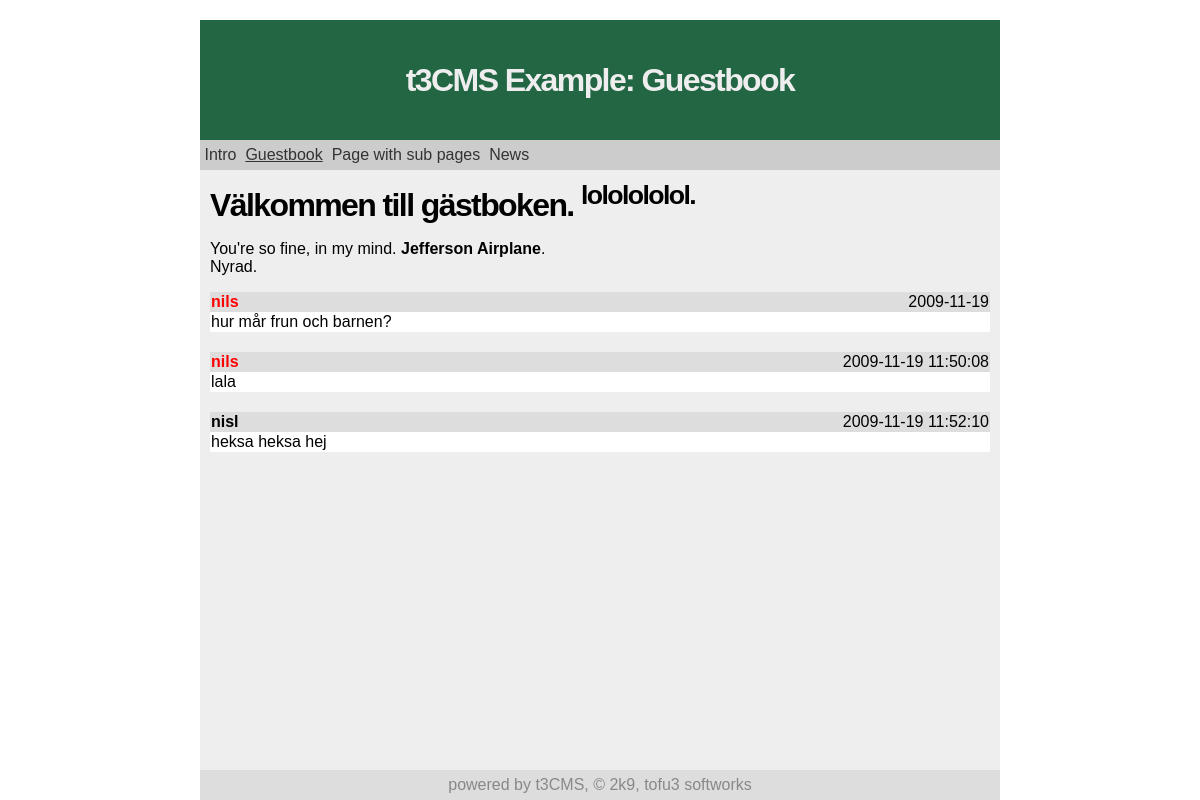
Page /?page=guestbook on the committed database.
### tables this page shows
CREATE TABLE "settings" ("name" TEXT check(typeof("name") = 'text') , "type" INTEGER, "value" TEXT check(typeof("value") = 'text') , "id" INTEGER PRIMARY KEY  AUTOINCREMENT  NOT NULL );

CREATE TABLE "pages" ("id" INTEGER PRIMARY KEY  NOT NULL ,"name" TEXT,"type" TEXT,"content" TEXT,"title" TEXT,"sub" TEXT DEFAULT _ );

CREATE TABLE "menus" ("id" INTEGER PRIMARY KEY  AUTOINCREMENT  NOT NULL , "menu" INTEGER NOT NULL  DEFAULT 0, "label" TEXT, "type" TEXT DEFAULT page, "link" TEXT);

CREATE TABLE "pt_guestbook" ("id" INTEGER PRIMARY KEY  NOT NULL ,"author" TEXT,"message" TEXT,"time" DATETIME DEFAULT CURRENT_TIMESTAMP ,"ip" TEXT,"location" TEXT,"admin" INT DEFAULT 0 ,"pageid" TEXT DEFAULT guestbook );

### inc/inc.db.php (called while the page is built, shortened)
<?php
 try {
  $_DB = new PDO($_S['dbType'].':'.$_S['dbPath']);
 }
 catch (PDOException $e) {
	print 'Database error.';
	die();
 }
 function db_setting($name){
    global $_DB;
    $q = $_DB->query("SELECT value FROM settings WHERE name='$name'");
    $r = $q->fetch();
    return $r[0];
 }
 function db_page($name) {
    global $_DB;
    $q = $_DB->query("SELECT * FROM pages WHERE name='$name'");
    $r = $q->fetch();
    return $r;
 }
?>

### inc/inc.page.php (called while the page is built, shortened)
<?php
 include_once('inc/inc.db.php');
 function get_page(){
    $default = db_setting('default_page');
    @$page=$_GET['page']?$_GET['page']:$default;
    $pagedata = db_page($page);
    return array($pagedata['title'],$pagedata['type'],$pagedata['content'],$page,$pagedata['id'],$pagedata['sub']);
 }
?>

### inc/inc.debug.php (called while the page is built, shortened)
<?php
 function d_getdbasarray(){
    global $_DB;
    $d_inctables = array('settings','pt_guestbook','pages');
    $DBC = array();
    foreach ($d_inctables as $t){
        $i = 0;
        foreach ($_DB->query("SELECT * from $t") as $r){
            $i++;
                foreach($r as $n=>$v)
                    if (!is_int($n))
                        $DBC[$t][$i][$n] = $v;
        }
    }
    return $DBC;
 }
?>

### pt/guestbook/styles/default.php (the view, shortened to what this page needs)
<?php
 function do_gbhead(){
    print '<table border="0" width="100%" cellspacing="0">';
 }
 function do_gbrow($author,$message,$time,$ip,$location,$admin){
    $author = htmlentities($author);
    $message = htmlentities(utf8_decode($message));
    $isadmin = $admin?' style="color:red"':'';
    print <<<END
<tr style="background: #ddd">
 <td style="text-align:left"><b$isadmin>$author</b></td>
 <td style="text-align:right">$time</td>
</tr>
<tr style="background: #fff">
 <td colspan="2">$message</td>
</tr>
<tr><td colspan="2">&nbsp;</td></tr>
END;
 }
 function do_gbfoot(){
    print '</table>';
 }
?>

### index.php (shortened to what this page needs)
<?php
 include_once('inc/inc.db.php');
 include_once('inc/inc.build-functions.php');
 include_once('inc/inc.page.php');
 include_once('inc/inc.debug.php');
 $DBC = d_getdbasarray();
 $sel_style = db_setting('style');
 $style_root = "styles/$sel_style";
 list($page_title, $page_type, $page_content, $page_name, $page_id, $page_sub) = get_page();
 include("pt/$page_type/inc.php");
 $title = db_setting('title');
?>
<html>
 <head>
<?php @include("styles/$sel_style/head.inc.php") ?>
 </head>
 <body>
<?php $_=' '; @include("$style_root/header.php") ?>
<?php
    do_page($page_content,$page_name);
?>
<?php $_=' '; @include("styles/$sel_style/footer.php") ?>
 </body>
</html>

### styles/default/head.inc.php (shortened to what this page needs)
<link rel="stylesheet" href="<?=$style_root?>/css/default.css" type="text/css" />

### styles/default/header.php (shortened to what this page needs)
<table id="tcont" border="0" cellspacing="0" cellpadding="0">
 <tr>
  <td rowspan="5">&nbsp;</td>
  <td id="ttpan">&nbsp;</td>
  <td rowspan="5">&nbsp;</td>
 </tr>
 <tr>
  <td id="thead"><h1><?=$title.': '.$page_title?></h1></td>
 </tr>
 <tr>
  <td id="tmenu"><?php do_menu(0) ?></td>
 </tr>
 <tr>
  <td>
   <table cellspacing="0" cellpadding="0" style="width:100%;height:100%">
    <tr>
     <td id="tmain">

### inc/inc.build-functions.php (shortened to what this page needs)
<?php
 function do_menu($id,$orient = 'vertical'){
    global $_DB;
    global $page_name;
    global $page_sub;
    foreach($_DB->query("SELECT label,type,link FROM menus WHERE menu='$id'") as $r){
        $linkname = $r['link'];
        $linkname=='./'?$linkname=db_setting('default_page'):0;
        $active = ($page_name==$linkname)||($page_sub==$linkname)?1:0;
        $menudata[] = array($r['label'],$r['type'],$r['link'],$active);
    }
    $m = build_menu($menudata,$orient);
    print $m;
 }
 function build_menu($data,$orient){
    foreach ($data as $item){
        $class = $item[3]?' class="active"':'';
        switch($item[1]){
            case 'page': $url = '?page='.$item[2]; break;
            case 'redir': $url = $item[2]; break;
        }
        if($orient == 'vertical'){
            $r .= '&nbsp;<a href="'.$url.'"'.$class.'>'.$item[0].'</a>&nbsp;';
        }
        else {
            $r .= '<a href="'.$url.'"'.$class.'>'.$item[0].'</a><br/>';
        }
    }
    return $r;
 }
?>

### pt/guestbook/inc.php (shortened to what this page needs)
<?php
 function do_page($content, $name){
    global $_DB;
    print $content;
    do_gbhead();
    foreach ($_DB->query("SELECT * FROM pt_guestbook WHERE pageid='$name'") as $r){
        do_gbrow($r['author'],$r['message'],$r['time'],$r['ip'],$r['location'],$r['admin']);
    }
    do_gbfoot();
 }
?>

### styles/default/footer.php
     </td>
    </tr>
   </table>
  </td>
 </tr>
 <tr>
  <td id="tfoot">powered by t3CMS, &#169; 2k9, tofu3 softworks</td>
 </tr>
</table>

### styles/default/css/default.css (style rules this page uses)
* { font-family: Sans-serif }
h1 { letter-spacing: -0.05em; margin:0px; color: #eee; }
html,body { margin:0px; height:100% }
#ttpan { height:20px; }
#tcont { width: 100%; height: 100% }
#thead { width: 800px; height: 120px; text-align: center; background-color: #226644; -moz-border-radius: 10 10 0 0px; }
#tmenu { height: 30px; background: #ccc }
#tmenu a { text-decoration: none; color: #333 }
#tmain { vertical-align: top; background-color: #eee; padding: 10px }
#tfoot { height: 30px; text-align: center; background-color: #ddd; color: #888 }
a.active { text-decoration: underline!important }

### rows in the picture
settings: value "t3CMS Example"
pages: title "Guestbook", content "Välkommen till gästboken. lololololol. You're so fine, in my mind. Jefferson Airplane . Nyrad."
menus: label "Intro"
menus: label "Guestbook"
menus: label "Page with sub pages"
menus: label "News"
pt_guestbook: author "nils", time "2009-11-19", message "hur mår frun och barnen?"
pt_guestbook: author "nils", time "2009-11-19 11:50:08", message "lala"
pt_guestbook: author "nisl", time "2009-11-19 11:52:10", message "heksa heksa hej"
